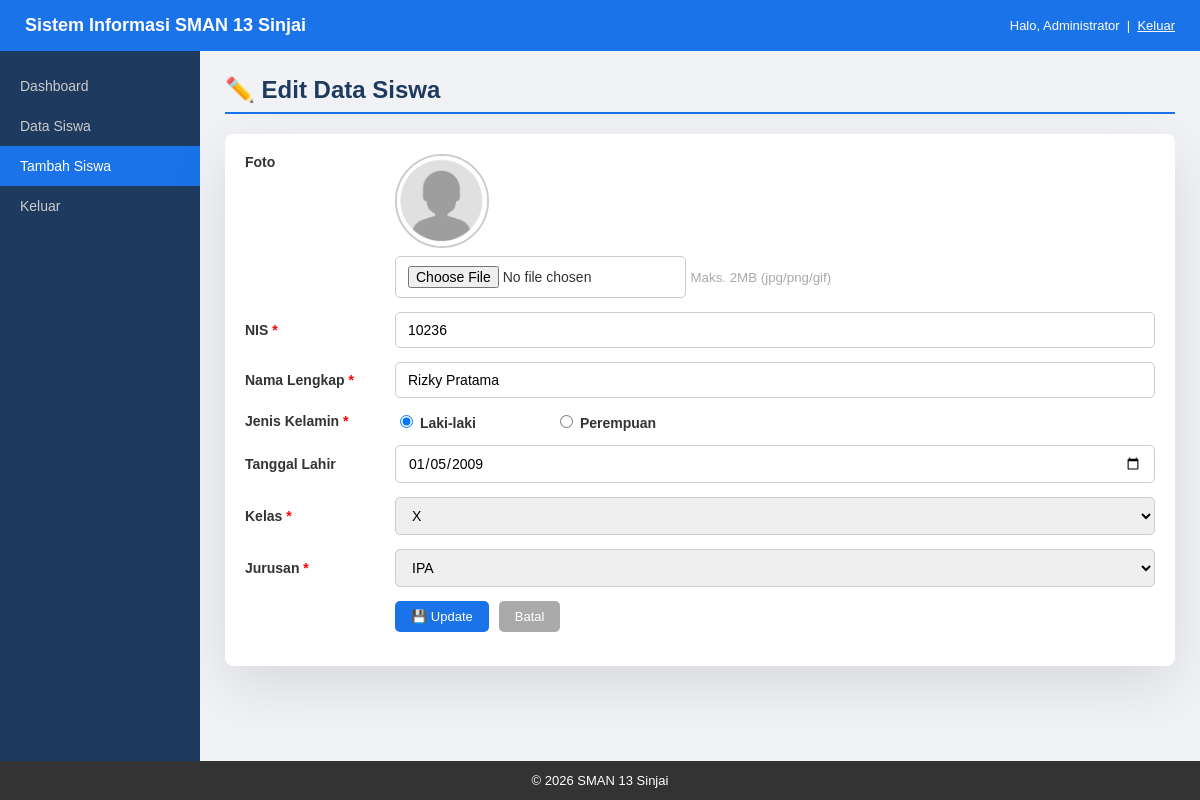
The app's page /form.php?id=3 (signed in) with its own data.
### tables this page shows
CREATE TABLE siswa (
  id             INT AUTO_INCREMENT PRIMARY KEY,
  nis            VARCHAR(20)          NOT NULL UNIQUE,
  nama           VARCHAR(100)         NOT NULL,
  jenis_kelamin  ENUM('L','P')        NOT NULL,
  tanggal_lahir  DATE,
  kelas          ENUM('X','XI','XII') NOT NULL,
  jurusan        ENUM('IPA','IPS')    NOT NULL,
  foto           VARCHAR(255)         DEFAULT NULL,
  created_at     TIMESTAMP DEFAULT CURRENT_TIMESTAMP,
  updated_at     TIMESTAMP DEFAULT CURRENT_TIMESTAMP ON UPDATE CURRENT_TIMESTAMP
);

### form.php (the view, shortened to what this page needs)
<?php
require_once 'koneksi.php';
$id     = isset($_GET['id']) ? (int)$_GET['id'] : 0;
$isEdit = $id > 0;
$siswa  = ['nis' => '', 'nama' => '', 'jenis_kelamin' => '', 'tanggal_lahir' => '', 'kelas' => '', 'jurusan' => '', 'foto' => ''];
if ($isEdit) {
    $stmt = $conn->prepare("SELECT * FROM siswa WHERE id=?");
    $stmt->bind_param('i', $id);
    $stmt->execute();
    $row = $stmt->get_result()->fetch_assoc();
    $siswa = $row;
}
require 'header.php';
?>
  <h2><?= $isEdit ? '✏️ Edit Data Siswa' : '➕ Tambah Siswa' ?></h2>
  <div class="kartu">
    <form method="POST" action="form.php<?= $isEdit ? '?id=' . $id : '' ?>" enctype="multipart/form-data" onsubmit="return validasiForm()">
      <div class="form-baris form-baris-atas">
        <label>Foto</label>
        <div>
          <img id="preview-foto" class="preview-foto"
               src="<?= ($siswa['foto'] && file_exists($siswa['foto'])) ? htmlspecialchars($siswa['foto']) : 'resource/foto.png' ?>">
          <input type="file" name="foto" accept="image/*" onchange="previewFoto(this)">
          <small class="teks-kecil">Maks. 2MB (jpg/png/gif)</small>
        </div>
      </div>
      <div class="form-baris">
        <label>NIS <span class="wajib">*</span></label>
        <input type="text" id="nis" name="nis" value="<?= htmlspecialchars($siswa['nis']) ?>" placeholder="Masukkan NIS">
      </div>
      <div class="form-baris">
        <label>Nama Lengkap <span class="wajib">*</span></label>
        <input type="text" id="nama" name="nama" value="<?= htmlspecialchars($siswa['nama']) ?>" placeholder="Nama lengkap siswa">
      </div>
      <div class="form-baris">
        <label>Jenis Kelamin <span class="wajib">*</span></label>
        <div class="grup-radio">
          <label><input type="radio" name="jenis_kelamin" value="L" <?= $siswa['jenis_kelamin'] === 'L' ? 'checked' : '' ?>> Laki-laki</label>
          <label><input type="radio" name="jenis_kelamin" value="P" <?= $siswa['jenis_kelamin'] === 'P' ? 'checked' : '' ?>> Perempuan</label>
        </div>
      </div>
      <div class="form-baris">
        <label>Tanggal Lahir</label>
        <input type="date" name="tanggal_lahir" value="<?= htmlspecialchars($siswa['tanggal_lahir'] ?? '') ?>">
      </div>
      <div class="form-baris">
        <label>Kelas <span class="wajib">*</span></label>
        <select id="kelas" name="kelas">
          <?php foreach (['X', 'XI', 'XII'] as $k): ?>
            <option <?= $siswa['kelas'] === $k ? 'selected' : '' ?>><?= $k ?></option>
          <?php endforeach; ?>
        </select>
      </div>
      <div class="form-baris">
        <label>Jurusan <span class="wajib">*</span></label>
        <select id="jurusan" name="jurusan">
          <?php foreach (['IPA', 'IPS'] as $j): ?>
            <option <?= $siswa['jurusan'] === $j ? 'selected' : '' ?>><?= $j ?></option>
          <?php endforeach; ?>
        </select>
      </div>
      <div class="form-baris">
        <div class="grup-tombol">
          <button type="submit" class="tombol tombol-biru">💾 <?= $isEdit ? 'Update' : 'Simpan' ?></button>
          <a href="tabel.php" class="tombol tombol-abu">Batal</a>
        </div>
      </div>
    </form>
  </div>
<?php require 'footer.php'; ?>

### css/style.css (style rules this page uses)
body { font-family: Arial, sans-serif; margin: 0; padding: 0; background-color: #f0f2f5; color: #333; }
.konten h2 { margin-top: 0; color: #1e3a5f; border-bottom: 2px solid #1a73e8; padding-bottom: 8px; }
.kartu { background-color: white; border-radius: 8px; padding: 20px; box-shadow: 0 20px 60px rgba(0,0,0,0.1); }
.tombol { display: inline-block; padding: 8px 16px; border-radius: 5px; text-decoration: none; font-size: 13px; cursor: pointer; border: none; font-family: Arial, sans-serif; }
.tombol-biru { background-color: #1a73e8; color: white; }
.tombol-abu { background-color: #aaa; color: white; }
.form-baris { display: flex; align-items: center; margin-bottom: 14px; gap: 10px; }
.form-baris label { width: 140px; font-weight: bold; font-size: 14px; flex-shrink: 0; }
.form-baris input, .form-baris select { flex: 1; padding: 9px 12px; border: 1px solid #ccc; border-radius: 5px; font-size: 14px; font-family: Arial, sans-serif; }
.grup-radio { display: flex; gap: 20px; }
.form-baris-atas { align-items: flex-start; }
.wajib { color: red; }
.teks-kecil { color: #aaa; }
.grup-tombol { display: flex; gap: 10px; }
.preview-foto { width: 90px; height: 90px; border-radius: 50%; object-fit: cover; border: 2px solid #ccc; display: block; margin-bottom: 8px; }

### records on screen
siswa: nis "10236", nama "Rizky Pratama", jenis_kelamin "☑ Laki-laki", jenis_kelamin "☐ Perempuan", tanggal_lahir "01/05/2009", kelas "X", jurusan "IPA"

### other values on screen
getNamaUser() "Administrator"
